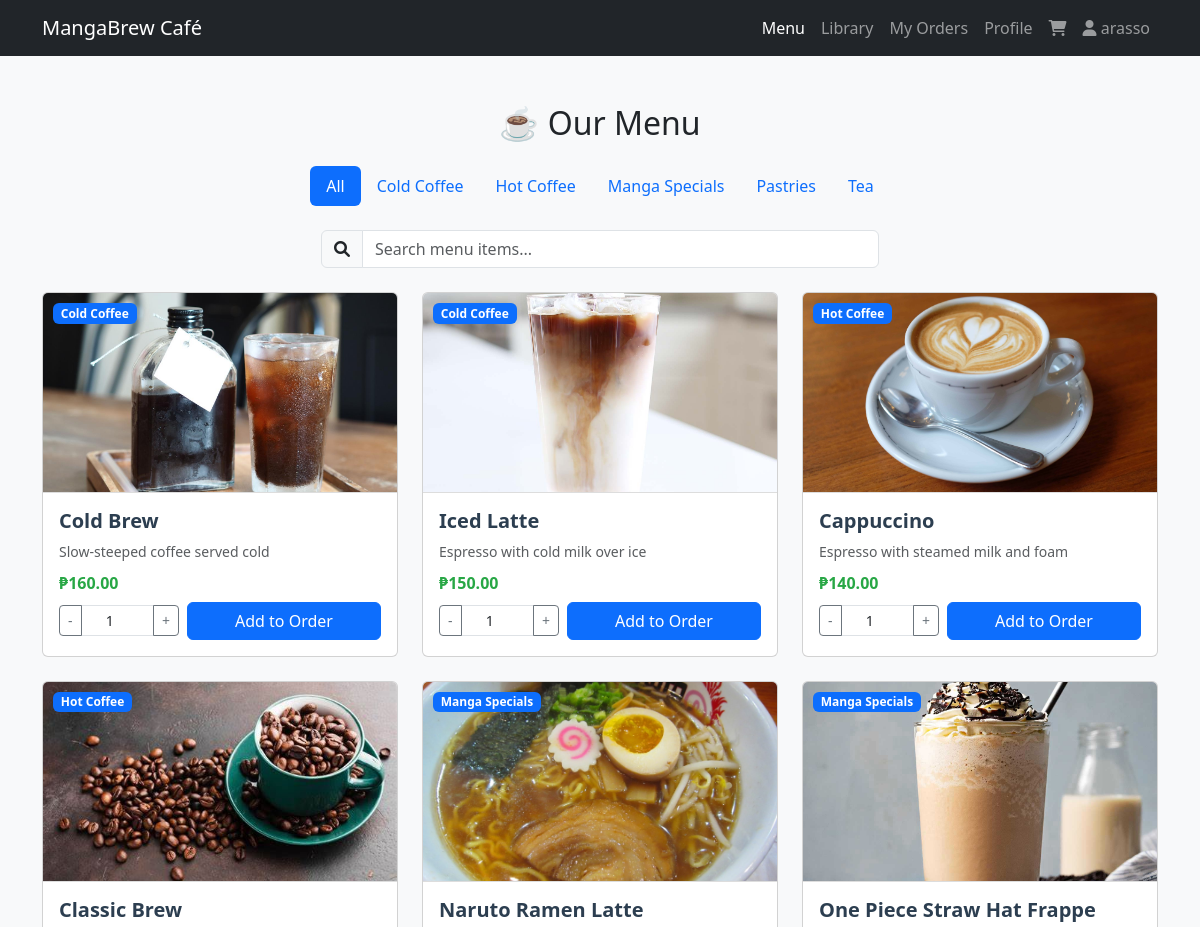
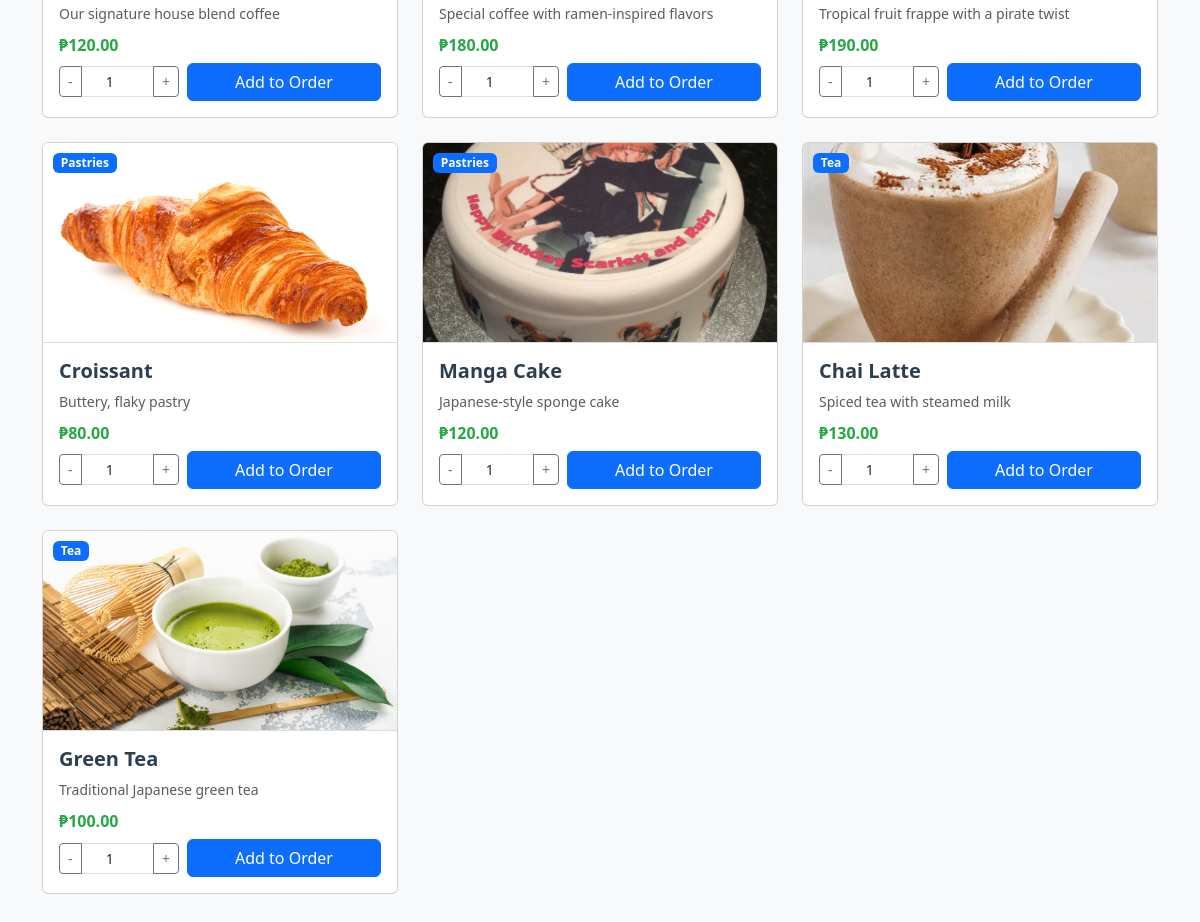
Page /menu.php (signed in) on the committed database (2 pictures, top to bottom).
### tables this page shows
CREATE TABLE menu_items (
    id INT PRIMARY KEY AUTO_INCREMENT,
    category_id INT NOT NULL,
    name VARCHAR(100) NOT NULL,
    description TEXT,
    price DECIMAL(10,2) NOT NULL,
    image VARCHAR(255) DEFAULT 'default.jpg',
    stock INT NOT NULL DEFAULT 0,
    is_available BOOLEAN DEFAULT TRUE,
    created_at TIMESTAMP DEFAULT CURRENT_TIMESTAMP,
    updated_at TIMESTAMP DEFAULT CURRENT_TIMESTAMP ON UPDATE CURRENT_TIMESTAMP,
    FOREIGN KEY (category_id) REFERENCES categories(id)
);

CREATE TABLE categories (
    id INT PRIMARY KEY AUTO_INCREMENT,
    name VARCHAR(50) NOT NULL UNIQUE,
    description TEXT,
    created_at TIMESTAMP DEFAULT CURRENT_TIMESTAMP,
    updated_at TIMESTAMP DEFAULT CURRENT_TIMESTAMP ON UPDATE CURRENT_TIMESTAMP
);

### menu.php (the view, shortened to what this page needs)
<?php
require 'db_connection.php';
try {
    $query = "
        SELECT m.*, c.name as category_name
        FROM menu_items m
        JOIN categories c ON m.category_id = c.id
        WHERE m.is_available = 1
        ORDER BY c.name, m.name
    ";
    $result = $conn->query($query);
    $menu_items = [];
    while ($row = $result->fetch_assoc()) {
        $menu_items[] = $row;
    }
    $categories = array_unique(array_column($menu_items, 'category_name'));
    sort($categories);
} catch (Exception $e) {
    error_log('Menu fetch error: ' . $e->getMessage());
    $menu_items = [];
    $categories = [];
    $_SESSION['error'] = 'Error loading menu. Please try again later.';
}
$username = htmlspecialchars($_SESSION['username']);
?>
<!DOCTYPE html>
<html lang="en">
<head>
    <link href="https://cdn.jsdelivr.net/npm/bootstrap@5.3.3/dist/css/bootstrap.min.css" rel="stylesheet">
    <link href="https://cdnjs.cloudflare.com/ajax/libs/font-awesome/6.0.0/css/all.min.css" rel="stylesheet">
</head>
<body class="bg-light">
<nav class="navbar navbar-expand-lg navbar-dark bg-dark">
    <div class="container">
        <a class="navbar-brand" href="dashboard.php">MangaBrew Café</a>
        <div class="collapse navbar-collapse" id="navbarNav">
            <ul class="navbar-nav ms-auto">
                <li class="nav-item"><a class="nav-link active" href="menu.php">Menu</a></li>
                <li class="nav-item"><a class="nav-link" href="library.php">Library</a></li>
                <li class="nav-item"><a class="nav-link" href="orders.php">My Orders</a></li>
                <li class="nav-item"><a class="nav-link" href="profile.php">Profile</a></li>
                <li class="nav-item">
                    <a class="nav-link position-relative" href="orders.php">
                        <i class="fas fa-shopping-cart"></i>
                    </a>
                </li>
                <li class="nav-item">
                    <span class="nav-link">
                        <i class="fas fa-user"></i> <?php echo $username; ?>
                    </span>
                </li>
            </ul>
        </div>
    </div>
</nav>
<div class="container py-5">
    <h2 class="mb-4 text-center">☕ Our Menu</h2>
    <ul class="nav nav-pills justify-content-center mb-4" id="categoryTabs">
        <li class="nav-item"><a class="nav-link active" data-category="All" href="#">All</a></li>
        <?php foreach ($categories as $cat): ?>
            <li class="nav-item"><a class="nav-link" data-category="<?php echo htmlspecialchars($cat); ?>" href="#"><?php echo htmlspecialchars($cat); ?></a></li>
        <?php endforeach; ?>
    </ul>
    <div class="mb-4">
        <div class="input-group w-50 mx-auto">
            <span class="input-group-text"><i class="fas fa-search"></i></span>
            <input type="text" class="form-control" id="searchInput" placeholder="Search menu items...">
        </div>
    </div>
    <div class="row" id="menuGrid">
        <?php foreach ($menu_items as $item): ?>
            <div class="col-md-4 mb-4 menu-item" data-category="<?php echo htmlspecialchars($item['category_name']); ?>">
                <div class="card menu-card h-100">
                    <span class="badge bg-primary category-badge"><?php echo htmlspecialchars($item['category_name']); ?></span>
                    <img src="menu/<?php echo htmlspecialchars($item['image']); ?>"
                         class="card-img-top"
                         alt="<?php echo htmlspecialchars($item['name']); ?>"
                         onerror="this.onerror=null; this.src='menu/default.jpg';">
                    <div class="card-body d-flex flex-column">
                        <h5 class="card-title"><?php echo htmlspecialchars($item['name']); ?></h5>
                        <p class="card-text small text-muted"><?php echo htmlspecialchars($item['description']); ?></p>
                        <h6 class="card-subtitle mb-2">₱<?php echo number_format($item['price'], 2); ?></h6>
                        <div class="mt-auto">
                            <form method="POST" class="d-flex align-items-center gap-2">
                                <div class="input-group input-group-sm" style="width: 120px;">
                                    <button type="button" class="btn btn-outline-secondary quantity-btn" data-action="decrease">-</button>
                                    <input type="number" name="quantity" class="form-control quantity-input" value="1" min="1" max="<?php echo $item['stock']; ?>" required>
                                    <button type="button" class="btn btn-outline-secondary quantity-btn" data-action="increase">+</button>
                                </div>
                                <button type="submit" class="btn btn-primary flex-grow-1" <?php echo $item['stock'] <= 0 ? 'disabled' : ''; ?>>
                                    <?php echo $item['stock'] <= 0 ? 'Out of Stock' : 'Add to Order'; ?>
                                </button>
                            </form>
                        </div>
                    </div>
                </div>
            </div>
        <?php endforeach; ?>
    </div>
</div>
</body>
</html>

### menu.php (style rules this page uses)
.menu-card { transition: transform 0.2s ease, box-shadow 0.2s ease; }
.menu-card img { height: 200px; object-fit: cover; border-bottom: 1px solid #ddd; }
.card-title { font-weight: bold; color: #2c3e50; }
.card-subtitle { color: #28a745; font-weight: bold; }
.quantity-input { width: 70px; text-align: center; }
.category-badge { position: absolute; top: 10px; left: 10px; z-index: 1; }

### rows in the picture
menu_items: category.name "Cold Coffee", image (picture), name "Cold Brew", description "Slow-steeped coffee served cold", price "160.00", stock "Add to Order"
menu_items: category.name "Cold Coffee", image (picture), name "Iced Latte", description "Espresso with cold milk over ice", price "150.00", stock "Add to Order"
menu_items: category.name "Hot Coffee", shows a picture, name "Cappuccino", description "Espresso with steamed milk and foam", price "140.00", stock "Add to Order"
menu_items: category.name "Hot Coffee", image (picture), name "Classic Brew", description "Our signature house blend coffee", price "120.00", stock "Add to Order"
menu_items: category.name "Manga Specials", image (picture), name "Naruto Ramen Latte", description "Special coffee with ramen-inspired flavors", price "180.00", stock "Add to Order"
menu_items: category.name "Manga Specials", image (picture), name "One Piece Straw Hat Frappe", description "Tropical fruit frappe with a pirate twist", price "190.00", stock "Add to Order"
menu_items: category.name "Pastries", image (picture), name "Croissant", description "Buttery, flaky pastry", price "80.00", stock "Add to Order"
menu_items: category.name "Pastries", image (picture), name "Manga Cake", description "Japanese-style sponge cake", price "120.00", stock "Add to Order"
menu_items: category.name "Tea", image (picture), name "Chai Latte", description "Spiced tea with steamed milk", price "130.00", stock "Add to Order"
menu_items: category.name "Tea", image (picture), name "Green Tea", description "Traditional Japanese green tea", price "100.00", stock "Add to Order"

### other values in the picture
$username "arasso"
$cat "Cold Coffee"
$cat "Hot Coffee"
$cat "Manga Specials"
$cat "Pastries"
$cat "Tea"
